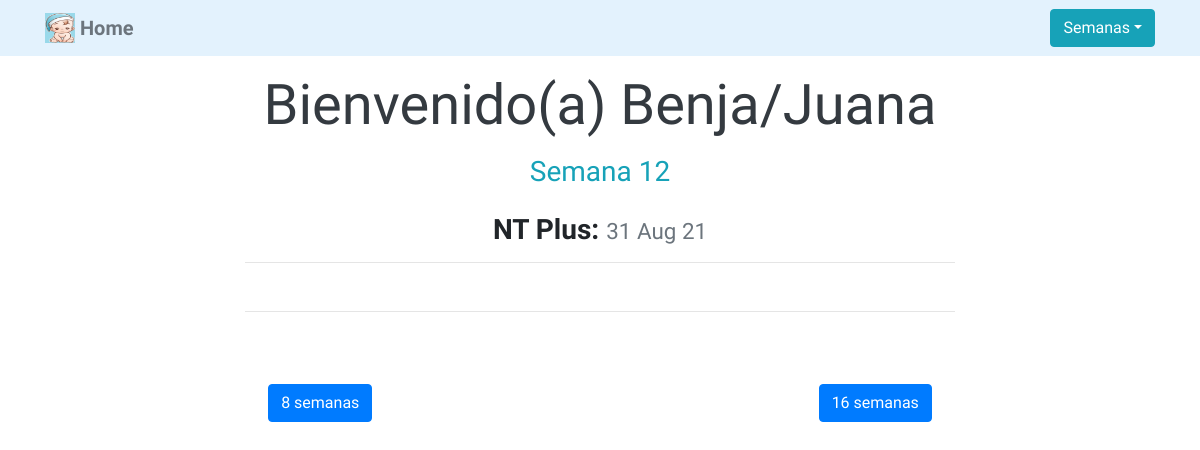
Before: /semana12/ with the older database file.
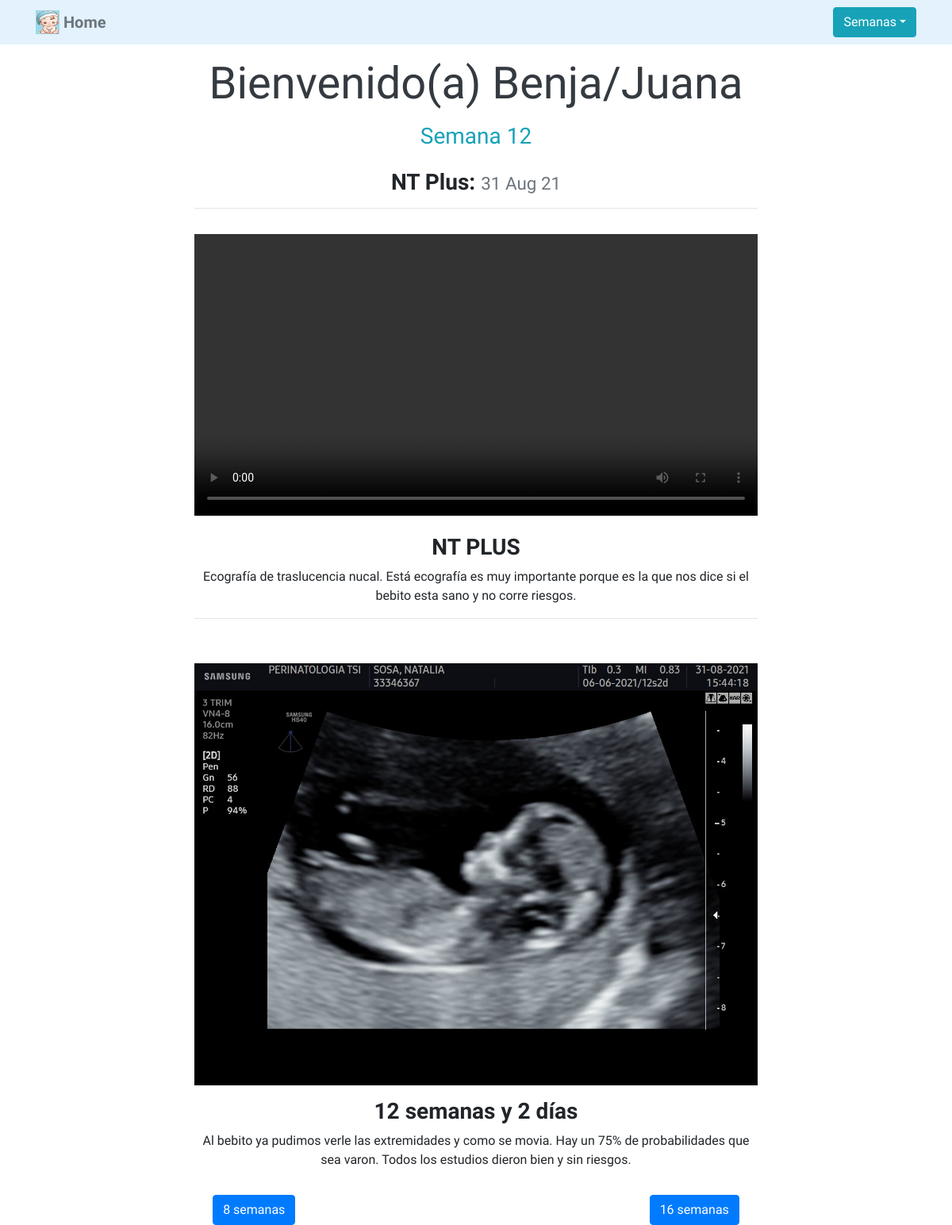
After: the same page with the newer database file.
### benja/models.py (models this page shows, shortened)
class Video(models.Model):
    title = models.CharField(max_length=100) # Charfield, A string field, for small- to large-sized strings.
    description = models.CharField(max_length=250)
    video = models.FileField(upload_to='benja/videos/') # Field para imagenes
    week = models.CharField(max_length=100)
    fecha = models.DateField()

class Foto(models.Model):
    title = models.CharField(max_length=100) # Charfield, A string field, for small- to large-sized strings.
    description = models.CharField(max_length=250)
    image = models.ImageField(upload_to='benja/images/') # Field para imagenes
    week = models.CharField(max_length=100)
    fecha = models.DateField()

### benja/views.py (the view)
# urls.py: path('semana12/', views.semana12, name="semana12"),
def semana12(request):
    if request.method == "GET":
        fecha = datetime.date(2021,8,31)
        fotos = Foto.objects.filter(week="semana 12")
        videos = Video.objects.filter(week="semana 12")
        return render(request, 'benja/12semanas.html', {'fotos':fotos, 'fecha':fecha, 'videos':videos})

### benja/templates/benja/12semanas.html (shortened to what this page needs)
{% extends 'benja/base.html' %}
{% load static %}
{% block content %}
<div class="container-fluid">
  <div class="d-flex justify-content-center my-3">
    <div class="col-md-8 text-center">
    <h1 class="display-4 text-dark">Bienvenido(a) Benja/Juana</h1>
    <h3 class="mt-3 text-info">Semana 12</h3>
  </div>
</div>
<div class="container-fluid">
  <div class="d-flex justify-content-center mb-3">
    <div class="col-md-8 text-center">
      <h3 class="font-weight-bold">NT Plus:
        <small class="text-muted">{{ fecha|date:'d M y' }}</small>
      </h3>
      <hr>
    </div>
  </div>
</div>
<div class="container-fluid">
  <div class="d-flex justify-content-center mb-3">
    <div class="col-md-8 text-center">
    {% for video in videos %}
    <video class="img-fluid" controls width="800" height="500">
      <source src="https://github.com/camposleyba/django3-Benja/blob/master/media/benja/videos/33346367_SOSA_NATALIA_25.avi?raw=true" type='video/mp4'></source>
    </video>
      <h3 class="font-weight-bold mt-3">{{ video.title }}</h3>
      <p>{{ video.description }}</p>
    {% endfor %}
    <hr>
    </div>
  </div>
</div>
<div class="container-fluid">
  <div class="d-flex justify-content-center mb-3">
    <div class="col-md-8 text-center">
  <br>
  {% for foto in fotos %}
  <img src="{{ foto.image.url }}" class="img-fluid" width="800" height="500">
    <h3 class="font-weight-bold mt-3">{{ foto.title }}</h3>
    <p>{{ foto.description }}</p>
    {% endfor %}
    </div>
  </div>
  <div class="d-flex justify-content-around">
    <form method="GET" action="{% url 'semana8' %}">
      <button class="btn btn-primary" type="submit">8 semanas</button>
    </form>
    <form method="GET" action="{% url 'semana16' %}">
      <button class="btn btn-primary" type="submit">16 semanas</button>
    </form>
  </div>
</div>
{% endblock %}

Changed rows visible on the page:
added Video: title "NT PLUS", description "Ecografía de traslucencia nucal. Está ecografía es muy importante porque es la que nos dice si el bebito esta sano y no corre riesgos."
added Foto: image (picture), title "12 semanas y 2 días", description "Al bebito ya pudimos verle las extremidades y como se movia. Hay un 75% de probabilidades que sea varon. Todos los estudios dieron bien y sin riesgos."
